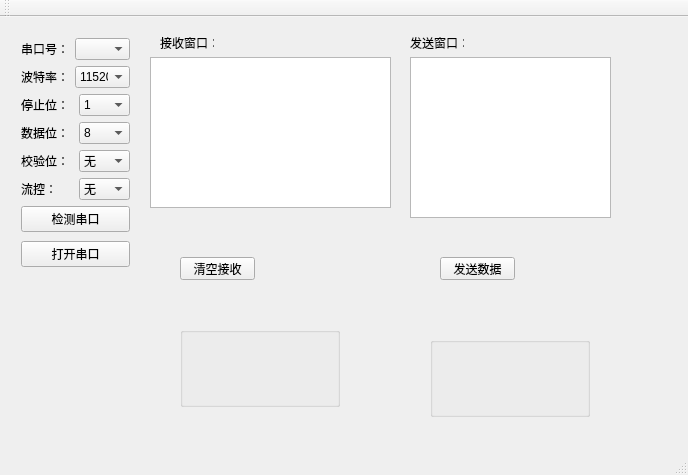
<?xml version="1.0" encoding="UTF-8"?>
<ui version="4.0">
 <class>MainWindow</class>
 <widget class="QMainWindow" name="MainWindow">
  <property name="geometry">
   <rect>
    <x>0</x>
    <y>0</y>
    <width>688</width>
    <height>475</height>
   </rect>
  </property>
  <property name="windowTitle">
   <string>MainWindow</string>
  </property>
  <widget class="QWidget" name="centralWidget">
   <widget class="QGroupBox" name="bottomGB">
    <property name="geometry">
     <rect>
      <x>180</x>
      <y>310</y>
      <width>160</width>
      <height>80</height>
     </rect>
    </property>
    <layout class="QHBoxLayout" name="horizontalLayout"/>
   </widget>
   <widget class="QGroupBox" name="groupBox_2">
    <property name="geometry">
     <rect>
      <x>430</x>
      <y>320</y>
      <width>160</width>
      <height>80</height>
     </rect>
    </property>
    <layout class="QFormLayout" name="groupBox"/>
   </widget>
   <widget class="QWidget" name="verticalLayoutWidget">
    <property name="geometry">
     <rect>
      <x>10</x>
      <y>10</y>
      <width>131</width>
      <height>251</height>
     </rect>
    </property>
    <layout class="QVBoxLayout" name="verticalLayout">
     <item>
      <layout class="QHBoxLayout" name="horizontalLayout_2">
       <item>
        <widget class="QLabel" name="COMlabel">
         <property name="text">
          <string>串口号：</string>
         </property>
        </widget>
       </item>
       <item>
        <widget class="QComboBox" name="COMCB"/>
       </item>
      </layout>
     </item>
     <item>
      <layout class="QHBoxLayout" name="horizontalLayout_3">
       <item>
        <widget class="QLabel" name="BaudLabel">
         <property name="text">
          <string>波特率：</string>
         </property>
        </widget>
       </item>
       <item>
        <widget class="QComboBox" name="BAUDCB">
         <item>
          <property name="text">
           <string>115200</string>
          </property>
         </item>
         <item>
          <property name="text">
           <string>9600</string>
          </property>
         </item>
        </widget>
       </item>
      </layout>
     </item>
     <item>
      <layout class="QHBoxLayout" name="horizontalLayout_6">
       <item>
        <widget class="QLabel" name="Stopbitslabel">
         <property name="text">
          <string>停止位：</string>
         </property>
        </widget>
       </item>
       <item>
        <widget class="QComboBox" name="StopbitsCB">
         <item>
          <property name="text">
           <string>1</string>
          </property>
         </item>
         <item>
          <property name="text">
           <string>1.5</string>
          </property>
         </item>
         <item>
          <property name="text">
           <string>2</string>
          </property>
         </item>
        </widget>
       </item>
      </layout>
     </item>
     <item>
      <layout class="QHBoxLayout" name="horizontalLayout_4">
       <item>
        <widget class="QLabel" name="Databitslabel">
         <property name="text">
          <string>数据位：</string>
         </property>
        </widget>
       </item>
       <item>
        <widget class="QComboBox" name="DatabitsCB">
         <item>
          <property name="text">
           <string>8</string>
          </property>
         </item>
         <item>
          <property name="text">
           <string>5</string>
          </property>
         </item>
         <item>
          <property name="text">
           <string>6</string>
          </property>
         </item>
         <item>
          <property name="text">
           <string>7</string>
          </property>
         </item>
        </widget>
       </item>
      </layout>
     </item>
     <item>
      <layout class="QHBoxLayout" name="horizontalLayout_5">
       <item>
        <widget class="QLabel" name="Paritylabel">
         <property name="text">
          <string>校验位：</string>
         </property>
        </widget>
       </item>
       <item>
        <widget class="QComboBox" name="ParityCB">
         <item>
          <property name="text">
           <string>无</string>
          </property>
         </item>
        </widget>
       </item>
      </layout>
     </item>
     <item>
      <layout class="QHBoxLayout" name="horizontalLayout_7">
       <item>
        <widget class="QLabel" name="FlowCtrlabel">
         <property name="text">
          <string>流控：</string>
         </property>
        </widget>
       </item>
       <item>
        <widget class="QComboBox" name="FlowCtrCB">
         <item>
          <property name="text">
           <string>无</string>
          </property>
         </item>
         <item>
          <property name="text">
           <string>有</string>
          </property>
         </item>
        </widget>
       </item>
      </layout>
     </item>
     <item>
      <widget class="QPushButton" name="searchComBt">
       <property name="text">
        <string>检测串口</string>
       </property>
      </widget>
     </item>
     <item>
      <spacer name="verticalSpacer">
       <property name="orientation">
        <enum>Qt::Vertical</enum>
       </property>
       <property name="sizeHint" stdset="0">
        <size>
         <width>20</width>
         <height>40</height>
        </size>
       </property>
      </spacer>
     </item>
     <item>
      <widget class="QPushButton" name="openComBt">
       <property name="text">
        <string>打开串口</string>
       </property>
      </widget>
     </item>
    </layout>
   </widget>
   <widget class="QLabel" name="recivetextlabel">
    <property name="geometry">
     <rect>
      <x>160</x>
      <y>20</y>
      <width>54</width>
      <height>12</height>
     </rect>
    </property>
    <property name="text">
     <string>接收窗口：</string>
    </property>
   </widget>
   <widget class="QLabel" name="sendtextlabel">
    <property name="geometry">
     <rect>
      <x>410</x>
      <y>20</y>
      <width>54</width>
      <height>12</height>
     </rect>
    </property>
    <property name="text">
     <string>发送窗口：</string>
    </property>
   </widget>
   <widget class="QPushButton" name="clearSendtextBt">
    <property name="geometry">
     <rect>
      <x>180</x>
      <y>240</y>
      <width>75</width>
      <height>23</height>
     </rect>
    </property>
    <property name="text">
     <string>清空接收</string>
    </property>
   </widget>
   <widget class="QPushButton" name="sendtextBt">
    <property name="geometry">
     <rect>
      <x>440</x>
      <y>240</y>
      <width>75</width>
      <height>23</height>
     </rect>
    </property>
    <property name="text">
     <string>发送数据</string>
    </property>
   </widget>
   <widget class="QTextEdit" name="SendTe">
    <property name="geometry">
     <rect>
      <x>410</x>
      <y>40</y>
      <width>201</width>
      <height>161</height>
     </rect>
    </property>
   </widget>
   <widget class="QTextBrowser" name="receiveTb">
    <property name="geometry">
     <rect>
      <x>150</x>
      <y>40</y>
      <width>241</width>
      <height>151</height>
     </rect>
    </property>
   </widget>
  </widget>
  <widget class="QMenuBar" name="menuBar">
   <property name="geometry">
    <rect>
     <x>0</x>
     <y>0</y>
     <width>688</width>
     <height>23</height>
    </rect>
   </property>
  </widget>
  <widget class="QToolBar" name="mainToolBar">
   <attribute name="toolBarArea">
    <enum>TopToolBarArea</enum>
   </attribute>
   <attribute name="toolBarBreak">
    <bool>false</bool>
   </attribute>
  </widget>
  <widget class="QStatusBar" name="statusBar"/>
 </widget>
 <layoutdefault spacing="6" margin="11"/>
 <resources/>
 <connections/>
</ui>
